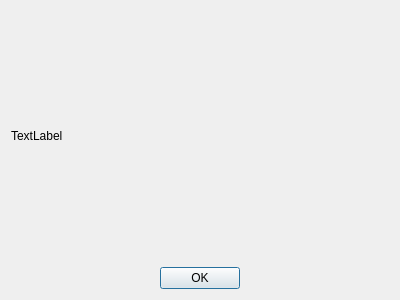
<?xml version="1.0" encoding="UTF-8"?>
<ui version="4.0">
 <class>info</class>
 <widget class="QDialog" name="info">
  <property name="geometry">
   <rect>
    <x>0</x>
    <y>0</y>
    <width>400</width>
    <height>300</height>
   </rect>
  </property>
  <property name="windowTitle">
   <string>Dialog</string>
  </property>
  <layout class="QVBoxLayout" name="verticalLayout">
   <item>
    <widget class="QLabel" name="label">
     <property name="text">
      <string>TextLabel</string>
     </property>
    </widget>
   </item>
   <item>
    <widget class="QDialogButtonBox" name="button">
     <property name="orientation">
      <enum>Qt::Horizontal</enum>
     </property>
     <property name="standardButtons">
      <set>QDialogButtonBox::Ok</set>
     </property>
     <property name="centerButtons">
      <bool>true</bool>
     </property>
    </widget>
   </item>
  </layout>
 </widget>
 <resources/>
 <connections>
  <connection>
   <sender>button</sender>
   <signal>accepted()</signal>
   <receiver>info</receiver>
   <slot>accept()</slot>
   <hints>
    <hint type="sourcelabel">
     <x>248</x>
     <y>254</y>
    </hint>
    <hint type="destinationlabel">
     <x>157</x>
     <y>274</y>
    </hint>
   </hints>
  </connection>
  <connection>
   <sender>button</sender>
   <signal>rejected()</signal>
   <receiver>info</receiver>
   <slot>reject()</slot>
   <hints>
    <hint type="sourcelabel">
     <x>316</x>
     <y>260</y>
    </hint>
    <hint type="destinationlabel">
     <x>286</x>
     <y>274</y>
    </hint>
   </hints>
  </connection>
 </connections>
</ui>
